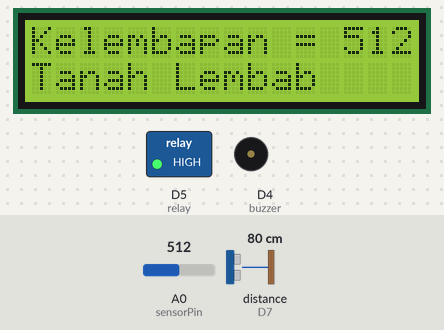
Recording of a sketch running on a simulated ESP8266 (NodeMCU). Shown: 16×2 character LCD, switched loads named in the sketch (green lamp = pin HIGH), buzzer (waves = sounding, pin HIGH). Wiring (inferred from the names in the program): ultrasonic range finder: trigger D6; echo D7. The inputs (shaded band) are chosen by the test bench; at power-on: distance to the obstacle (sensor on D7) 80 cm, A0 (sensorPin) = 512. The echo pulse lasts 58.3 µs per cm; WiFi joins after 1.5 s; servers stay silent unless stated; uploads are accepted with an empty reply; pins used as bus, display or sensor lines are not drawn; what the sketch prints to the serial monitor is not drawn.

Above: at 2.8 s.
2.9 s: distance to the obstacle (sensor on D7) set to 2 cm
At 11.5 s:
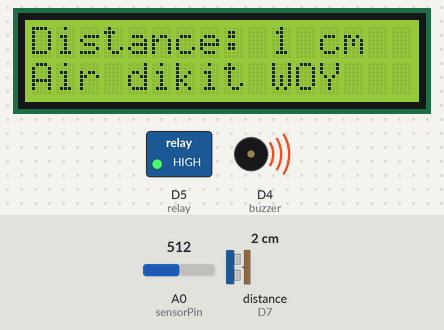
12.7 s: A0 (sensorPin) set to 710
At 18.3 s:
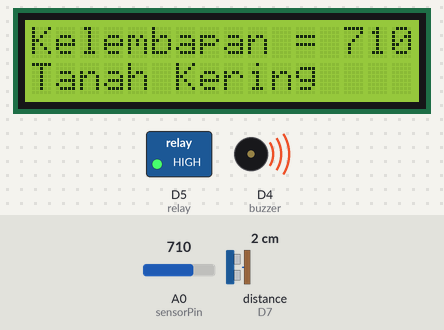
21.0 s: distance to the obstacle (sensor on D7) set to 9 cm
At 29.1 s:
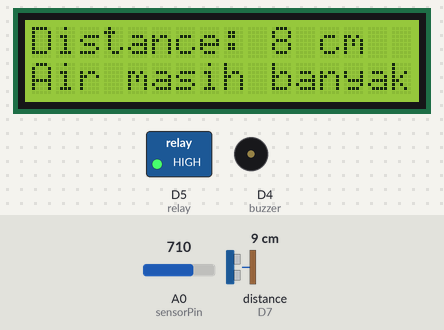
33.9 s: A0 (sensorPin) set to 716
At 41.5 s:
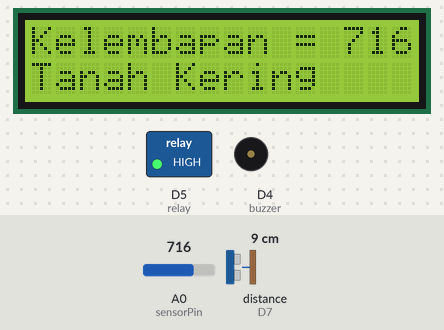
44.3 s: distance to the obstacle (sensor on D7) set to 7 cm
At 50.6 s:
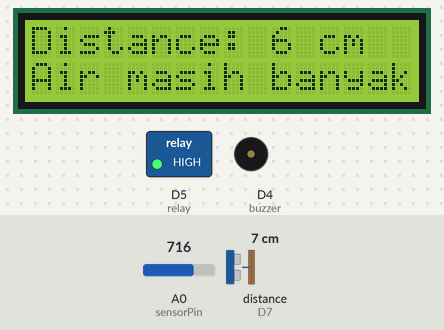
57.1 s: distance to the obstacle (sensor on D7) set to 4 cm
At 65.5 s:
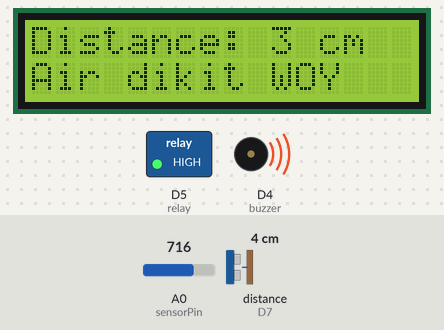
Timing chart, 0 to 67.0 s (numbered marks = the images above; inputs shaded):
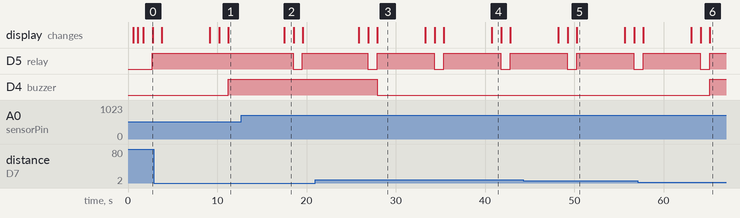

The sketch:

masih-errro.ino
```cpp
#include <ESP8266HTTPClient.h>
#include <Wire.h>
#include <ESP8266WiFi.h>
#include <LiquidCrystal_I2C.h>
LiquidCrystal_I2C lcd(0x27, 16, 2);
WiFiClient wifiClient;

//BUAT WIFINYA
const char* ssid = "localhost";
const char* password = "##########";
int status = WL_IDLE_STATUS;
//BUAT HOSTNYA
const char* serverName = "http://127.0.0.1/sensor/send.php";
const char htmlHeader[] = "HTTP/1.1 200 OK\r\n"
                        "Content-Type: text/html\r\n"
                        "Connection: close\r\n\r\n"
                        "<!DOCTYPE HTML>\r\n"
                        "<html>\r\n";

const int relay = D5;
const int sensorPin = A0;
int nilai;

int yourarduinodata = 999;
String yourdatacolumn = "kelembapan=";
String yourdata;
String buatRelay = ("OFF","ON");

const int trigPin = D6;
const int echoPin = D7;
const int buzzer = D4;
long duration;
int distance;

void setup() {
  Serial.begin(115200);
  lcd.init();
  lcd.backlight();
  //koneksi wifi
  WiFi.hostname("NODEMCU");
  WiFi.begin(ssid, password);
  lcd.print("Connecting");
  while (WiFi.status() != WL_CONNECTED) {
  delay(500);
  lcd.print(".");
  //KALO BISA KONEK
  lcd.print("BERHASIL KONEKSI");
  Serial.println("BERHASIL KONEKSI");
  }
  pinMode(sensorPin, INPUT);
  pinMode(relay, OUTPUT);
  pinMode(buzzer, OUTPUT);
  pinMode(trigPin, OUTPUT);
  pinMode(echoPin, INPUT);
}

void loop() {
  int nilai = analogRead(sensorPin);
  lcd.init();
//  Buat Level Air
  digitalWrite(trigPin, LOW);
  delayMicroseconds(2);
  digitalWrite(trigPin, HIGH);
  delayMicroseconds(10);
  digitalWrite(trigPin, LOW);

  duration = pulseIn(echoPin, HIGH);
  distance = duration*0.034/2;


  if(nilai > 700)
  {
    lcd.setCursor(0, 0);
    lcd.print("Kelembapan = ");
    lcd.print(nilai);
    lcd.setCursor(0, 1);
    lcd.print("Tanah Kering");
    delay(1000);
    lcd.clear();
    digitalWrite(relay, LOW);
  }
  else if(nilai > 350 && nilai < 700)
  {
    lcd.setCursor(0, 0);
    lcd.print("Kelembapan = ");
    lcd.print(nilai);
    lcd.setCursor(0, 1);
    lcd.print("Tanah Normal");
    delay(1000);
    lcd.clear();
    digitalWrite(relay, HIGH);
  }
  else
    lcd.setCursor(0, 0);
    lcd.print("Kelembapan = ");
    lcd.print(nilai);
    lcd.setCursor(0, 1);
    lcd.print("Tanah Lembab");
    delay(1000);
    lcd.clear();
    digitalWrite(relay, HIGH);

    if (distance < 5)
    {
    lcd.setCursor(0,0);
    lcd.print("Distance: ");
    lcd.print(distance);
    lcd.print(" cm");
    lcd.setCursor(0,1);
    lcd.print("Air dikit WOY");
    digitalWrite(buzzer, HIGH);
    delay (1000);
}
    else if(distance >= 6 )
{
    lcd.setCursor(0,0);
    lcd.print("Distance: ");
    lcd.print(distance);
    lcd.print(" cm");
    lcd.setCursor(0,1);
    lcd.print("Air masih banyak");
    digitalWrite(buzzer, LOW);
    delay (100);
}

////kirim data ke server
//  WiFiClient client;
//  //inisialisasi port 80
//  const int httpPort = 80;
//  if( !client.connect(server, httpPort)){
//    lcd.print("Koneksi Gagal");
//    Serial.println("Koneksi Gagal");
//    return;
//  }
//Check WiFi connection status
  if(WiFi.status()== WL_CONNECTED){
    HTTPClient http;
    // Your Domain name with URL path or IP address with path
    http.begin(wifiClient,"http://127.0.0.1/sensor/send.php");

    // Specify content-type header
    http.addHeader("Content-Type", "application/x-www-form-urlencoded");

    // Prepare your HTTP POST request data
    String httpRequestData = "?kelembapan=" + String(nilai) + "&waterlevel=" + String(distance) +"&menyiram=" + String(buatRelay) +"";

    Serial.print("httpRequestData: ");
    Serial.println(httpRequestData);
    // Send HTTP POST request
    int httpResponseCode = http.POST(httpRequestData);
    // If you need an HTTP request with a content type: text/plain
    http.addHeader("Content-Type", "text/plain");
    //int httpResponseCode = http.POST("Hello, World!");
    // If you need an HTTP request with a content type: application/json, use the following:
    http.addHeader("Content-Type", "application/json");
    //int httpResponseCode = http.POST("{\"value1\":\"19\",\"value2\":\"67\",\"value3\":\"78\"}");
    if (httpResponseCode>0) {
      Serial.print("HTTP Response code: ");
      Serial.println(httpResponseCode);
    }
    else {
      Serial.print("Error code: ");
      Serial.println(httpResponseCode);
    }
    // Free resources
    http.end();
  }
  else {
    Serial.println("WiFi Disconnected");
  }
  delay(5000);
}
```

Measured:
- the behaviour switches between 6 and 5 cm on distance to the obstacle (sensor on D7) (found by bisection; images 5 and 6)
- after the input at 2.9 s, D4 (buzzer): LOW → HIGH after 8.3 s; the display: first differs from a run without the input after 8.3 s (image 1)
- after the input at 12.7 s, D5 (relay): HIGH → LOW after 5.8 s, → HIGH 1.0 s later; the display: changes after 4.8 s (image 2)
- after the input at 21.0 s, D4 (buzzer): HIGH → LOW after 6.9 s; the display: first differs from a run without the input after 6.9 s (image 3)
- after the input at 57.1 s, D4 (buzzer): LOW → HIGH after 8.1 s; the display: first differs from a run without the input after 8.1 s (image 6)
- what the display in image 2 shows lasts 1.0 s, from 17.5 s to 18.5 s
- what the display in image 3 shows lasts 5.4 s, from 27.9 s to 33.3 s
